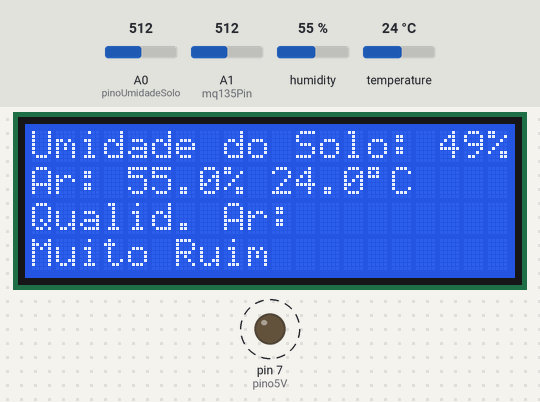
Simulated run of this sketch. Board: Arduino Uno, built with avr-gcc and run on an emulated ATmega328P. On the bench: 20×4 character LCD, output pins drawn as LEDs (lit = HIGH). Dashed ring = blinking. The test bench sets the inputs (shaded band); at power-on: A1 (mq135Pin) = 512, A0 (pinoUmidadeSolo) = 512, humidity 55 %, temperature 24 °C. What the sketch prints to the serial monitor is not drawn.

Above: at 1.2 s.
1.3 s: A1 (mq135Pin) set to 418
7.8 s: A1 (mq135Pin) set to 390
At 10.7 s:
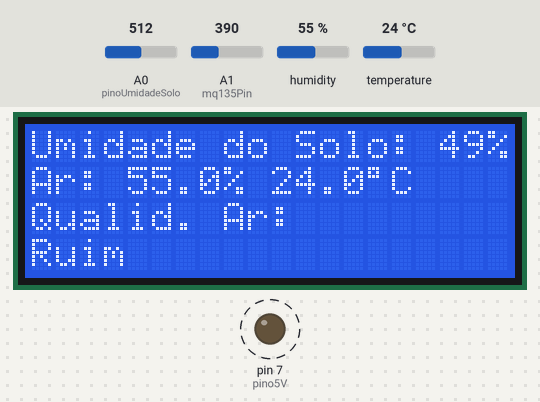
14.3 s: A1 (mq135Pin) set to 309
20.8 s: A1 (mq135Pin) set to 291
At 24.6 s:
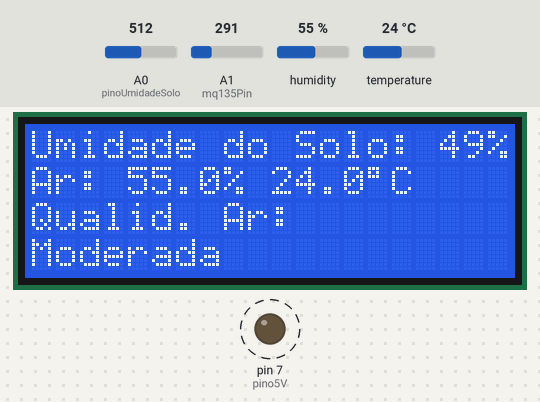
26.8 s: A1 (mq135Pin) set to 212
29.0 s: A1 (mq135Pin) set to 187
At 30.7 s:
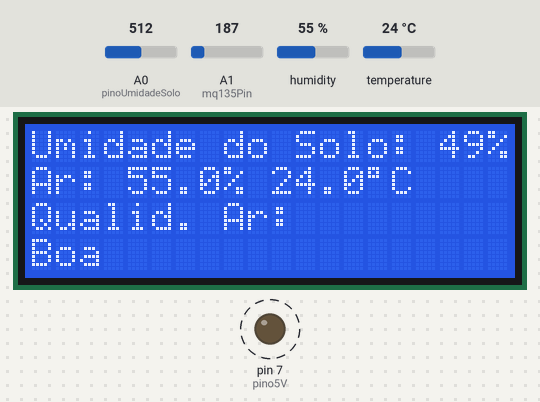
Timing chart, 0 to 36.0 s (numbered marks = the images above; inputs shaded):
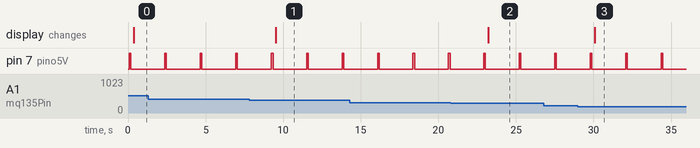

Measured:
- the behaviour switches between 400 and 399 on A1 (mq135Pin) (found by bisection; images 0 and 1)
- the behaviour switches between 300 and 299 on A1 (mq135Pin) (found by bisection; images 1 and 2)
- the behaviour switches between 200 and 199 on A1 (mq135Pin) (found by bisection; images 2 and 3)
- after the input at 7.8 s, the display: changes after 1.7 s (image 1)
- after the input at 20.8 s, the display: changes after 2.4 s (image 2)
- after the input at 29.0 s, the display: changes after 1.1 s (image 3)
- by itself, pin 7 (pino5V): alternates HIGH for 0.11 s and LOW for 2.2 s

The sketch:

imprimindo_info_lcd_20x4.ino
```cpp
#include <dht.h>
#include <Wire.h>
#include <LiquidCrystal_I2C.h>
#include <NewPing.h>

// LCD I2C
LiquidCrystal_I2C lcd(0x27, 20, 4);

#define pinoUmidadeSolo A0  // Sensor de umidade do solo
#define pino5V 7            // Alimentação do sensor de solo
#define pinoDHT 5           // Pino de dados do DHT22
#define mq135Pin A1         // Sensor de qualidade do ar MQ135

dht DHT;
int ValAnalogIn;

void setup() {
  Serial.begin(9600);
  lcd.init();
  lcd.backlight();

  pinMode(pino5V, OUTPUT);
  digitalWrite(pino5V, LOW); // Sensor de solo desligado inicialmente
}

void loop() {
  Serial.println("===== Monitoramento Ambiental =====");

  // --- Leitura da umidade do solo ---
  digitalWrite(pino5V, HIGH);
  delay(10); // Aguarda estabilização

  int soma = 0;
  for (int i = 0; i < 10; i++) {
    soma += analogRead(pinoUmidadeSolo);
    delay(10);
  }
  ValAnalogIn = soma / 10;
  digitalWrite(pino5V, LOW);

  int umidadeSolo = map(ValAnalogIn, 1023, 0, 0, 100);
  Serial.print("Umidade do solo: ");
  Serial.print(umidadeSolo);
  Serial.println("%");

  // --- Leitura do DHT22 ---
  int chk = DHT.read22(pinoDHT);
  float umidadeAr = 0;
  float temperatura = 0;
  if (chk == DHTLIB_OK) {
    umidadeAr = DHT.humidity;
    temperatura = DHT.temperature;

    Serial.print("Umidade do ar: ");
    Serial.print(umidadeAr);
    Serial.println("%");

    Serial.print("Temperatura: ");
    Serial.print(temperatura);
    Serial.println(" °C");
  } else {
    Serial.print("Erro ao ler DHT22: ");
    switch (chk) {
      case DHTLIB_ERROR_CHECKSUM: Serial.println("Erro de checksum"); break;
      case DHTLIB_ERROR_TIMEOUT: Serial.println("Erro de timeout"); break;
      default: Serial.println("Erro desconhecido"); break;
    }
  }

  // --- Leitura da qualidade do ar (MQ135) ---
  int valorSensor = analogRead(mq135Pin);
  String qualidadeDoAr;

  if (valorSensor < 100) {
    qualidadeDoAr = "Excelente";
  } else if (valorSensor < 200) {
    qualidadeDoAr = "Boa";
  } else if (valorSensor < 300) {
    qualidadeDoAr = "Moderada";
  } else if (valorSensor < 400) {
    qualidadeDoAr = "Ruim";
  } else {
    qualidadeDoAr = "Muito Ruim";
  }

  Serial.print("Qualidade do ar (MQ135) - Valor bruto: ");
  Serial.print(valorSensor);
  Serial.print(" - Classificação: ");
  Serial.println(qualidadeDoAr);

  Serial.println("====================================\n");

  // --- Atualiza o LCD ---
  lcd.clear();
  lcd.setCursor(0, 0);
  lcd.print("Umidade do Solo: ");
  lcd.print(umidadeSolo);
  lcd.print("%");

  lcd.setCursor(0, 1);
  lcd.print("Ar: ");
  lcd.print(umidadeAr, 1);
  lcd.print("% ");
  lcd.print(temperatura, 1);
  lcd.print((char)223); // símbolo de grau
  lcd.print("C");

  lcd.setCursor(0, 2);
  lcd.print("Qualid. Ar: ");

  lcd.setCursor(0, 3);
  lcd.print(qualidadeDoAr);

  delay(2000); // Aguarda 2 segundos antes da próxima leitura
}
```
